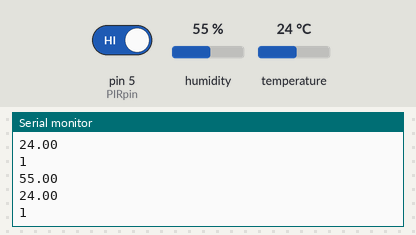
A sketch run on a simulated Arduino Uno, built with avr-gcc and run on an emulated ATmega328P. Parts: the last lines printed to the serial monitor. The inputs (shaded band) are chosen by the test bench; at power-on: humidity 55 %, pin 5 (PIRpin) HIGH, temperature 24 °C. No radio packets arrive unless stated.

Above: at 1.2 s.
1.3 s: humidity set to 22 %
At 1.55 s:
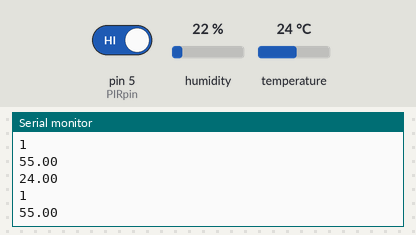
2.8 s: pin 5 (PIRpin) driven LOW
At 2.89 s:
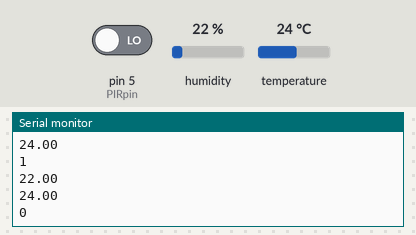
4.3 s: temperature set to 12 °C
At 4.33 s:
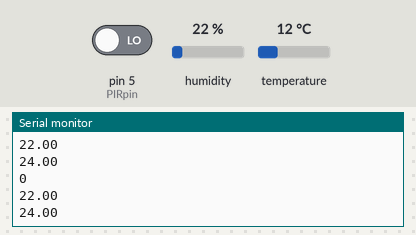
5.8 s: humidity set to 40 %
At 6.18 s:
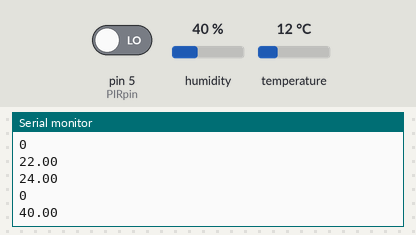
Timing chart, 0 to 8.3 s (numbered marks = the images above; inputs shaded):
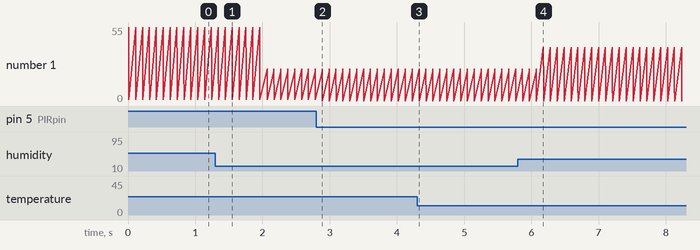

The sketch:

NRF_Sensor_Sender.ino
```cpp
#include <SPI.h>
#include "nRF24L01.h"
#include "RF24.h"
#include "printf.h"
#include "DHT.h"

#define DHTPIN 6    // what pin we're connected to
#define DHTTYPE DHT22   // DHT 22  (AM2302)

DHT dht(DHTPIN, DHTTYPE);

// Hardware configuration: Set up nRF24L01 radio on SPI bus plus pins 9 & 10
RF24 radio(8,7);

// Topology
const uint64_t pipes[2] = { 0xABCDABCD71LL, 0x544d52687CLL };              // Radio pipe addresses for the 2 nodes to communicate.

int PIRpin = 5;
int TEMPpin = 6;

void setup()
{
  Serial.begin(57600);

  radio.begin();
  radio.setAutoAck(1);                    // Ensure autoACK is enabled
  radio.enableAckPayload();               // Allow optional ack payloads
  radio.setRetries(15,15);                 // Smallest time between retries, max no. of retries
  radio.setPayloadSize(1);                // 3 bytes, 1 byte for pin, 2 bytes for value
  radio.openWritingPipe(pipes[0]);
  radio.openReadingPipe(1,pipes[1]);
  radio.printDetails();                   // Dump the configuration of the rf unit for debugging

  pinMode(PIRpin, INPUT);
  digitalWrite(PIRpin, HIGH);
}

int sendPacket(byte *data, int maxTries)
{
    int n = 0;
    while(n++ < maxTries) {
        if (radio.write(data, 1))
            return 1;
        delay(1);
    }
    return 0;
}

//digitalRead(PIRpin)

void loop(void) {
    byte gotByte;
    unsigned long time = micros();
    byte motion;

    float h = dht.readHumidity();
    float t = dht.readTemperature();

    Serial.println(h);
    Serial.println(t);

    motion = (byte)digitalRead(PIRpin);

    Serial.println(motion);

    if (sendPacket(&motion,20)) {
      if(!radio.available()) {
        printf("Blank Payload Received\n\r");
      } else {
        while(radio.available()) {
          unsigned long tim = micros();
          radio.read(&gotByte, 1);
          printf("Got response %d, round-trip delay: %lu milliseconds\n\r",gotByte,(tim-time)/1000+1);
        }
      }
    }
    else {
      Serial.print("failed\n");
    }
    delay(100);
}
```

Measured:
- after the input at 2.8 s, the serial monitor: prints a new line after 0.09 s (image 2)
- after the input at 5.8 s, the serial monitor: prints a new line after 0.38 s (image 4)
- plotted number 1: 1 → 0 after the input at 2.8 s
